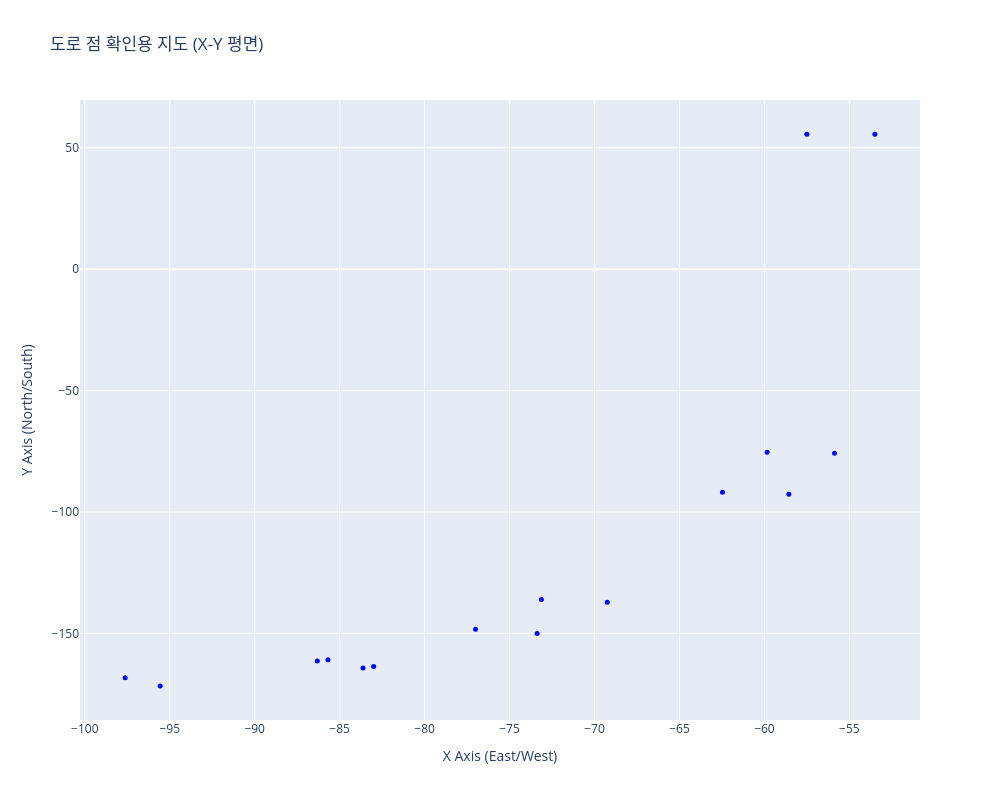

The cell this chart's notebook holds for it:
### Markdown cell above
3. 도로 정점 추출

### Code cell
# -------------------------
# CAR (elm__11)
# -------------------------
road_positions_car = ut.get_road_positions_from_object(
    scene, road_object_id1, dtype=np.float16, round_decimals=3
)

if len(road_positions_car) == 0:
    raise ValueError(f"❌ {road_object_id1}에서 추출된 좌표가 없습니다.")
else:
    print("CAR object id:", road_object_id1)
    print("CAR dtype:", road_positions_car.dtype)
    print("CAR first:", road_positions_car[0])
    ut.plot_vertices_index(road_positions_car, width=1000, height=800, marker_size=5)

path_indices_car = [1, 14, 0, 12, 10, 8, 5, 4]

### Figure 1 — Plotly figure (JSON) as saved in the notebook; plotly's stock layout.template omitted (floating-point values rounded to 4 significant figures)
{"data": [{"hovertemplate": "<b>Index: %{text}</b><br>X: %{x:.2f}<br>Y: %{y:.2f}<extra></extra>", "marker": {"color": "blue", "size": 5}, "mode": "markers", "text": ["0", "1", "2", "3", "4", "5", "6", "7", "8", "9", "10", "11", "12", "13", "14", "15"], "type": "scatter", "x": [-85.69, -97.62, -95.56, -83.62, -57.5, -59.84, -55.88, -53.5, -62.47, -58.56, -73.12, -69.25, -77.0, -73.38, -86.31, -83.0], "y": [-160.9, -168.2, -171.6, -164.2, 55.69, -75.38, -75.75, 55.62, -91.88, -92.69, -136.0, -137.1, -148.2, -150.0, -161.4, -163.6]}], "layout": {"height": 800, "hovermode": "closest", "title": {"text": "도로 점 확인용 지도 (X-Y 평면)"}, "width": 1000, "xaxis": {"title": {"text": "X Axis (East/West)"}}, "yaxis": {"title": {"text": "Y Axis (North/South)"}}}}
